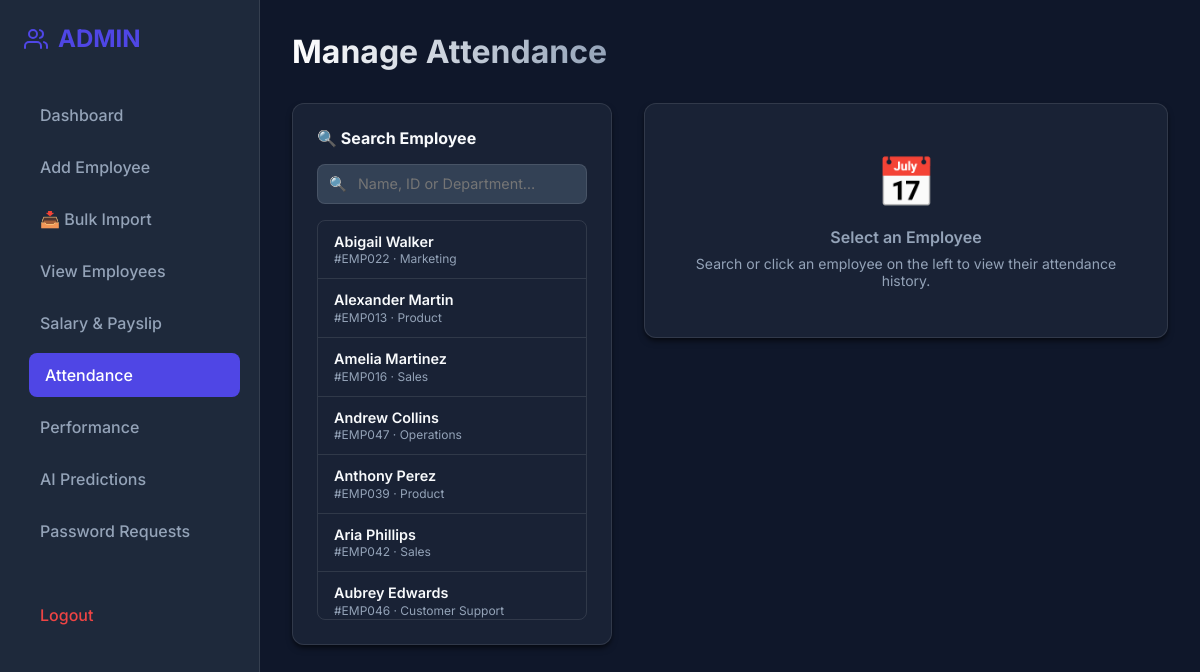
Screenshot of /admin/manage_attendance.php (signed in) with the database file from the repository.
### tables this page shows
CREATE TABLE IF NOT EXISTS employees (
    id INT AUTO_INCREMENT PRIMARY KEY,
    employee_id VARCHAR(10) NOT NULL UNIQUE,
    first_name VARCHAR(50) NOT NULL,
    last_name VARCHAR(50) NOT NULL,
    email VARCHAR(100) NOT NULL UNIQUE,
    password VARCHAR(255) NOT NULL,
    department VARCHAR(50) NOT NULL,
    job_role VARCHAR(50) NOT NULL,
    date_joined DATE NOT NULL,
    status VARCHAR(255) NOT NULL,
    age INT,
    years_at_company DECIMAL(5, 2),
    job_satisfaction INT,
    has_left VARCHAR(10) NOT NULL,
    left_date DATE
);

### admin/manage_attendance.php (the view, shortened to what this page needs)
<?php
require '../php/db.php';
$employees = $pdo->query("SELECT id, employee_id, first_name, last_name, department FROM employees ORDER BY first_name")->fetchAll();
$selected_emp    = null;
$daily_records   = [];
$monthly_summary = [];
?>
<!DOCTYPE html>
<html lang="en">
<head>
    <link rel="stylesheet" href="../css/style.css">
</head>
<body>
<div class="app-container">
    <?php include '../php/sidebar.php'; ?>
    <main class="main-content">
        <header>
            <h1 class="page-title">Manage Attendance</h1>
        </header>
        <div class="att-layout animate-fade-in">
            <div class="glass-panel" style="padding: 1.5rem;">
                <p class="section-title">🔍 Search Employee</p>
                <div class="search-wrap">
                    <span class="search-icon">🔍</span>
                    <input type="text" id="empSearch" placeholder="Name, ID or Department…" autocomplete="off">
                </div>
                <div class="emp-list" id="empList">
                    <?php foreach ($employees as $e): ?>
                        <a href="../admin/manage_attendance.php?emp=<?= $e['id'] ?>"
                           class="emp-item <?= ($selected_emp && $selected_emp['id'] == $e['id']) ? 'active' : '' ?>"
                           data-search="<?= strtolower($e['first_name'] . ' ' . $e['last_name'] . ' ' . $e['employee_id'] . ' ' . $e['department']) ?>">
                            <span class="emp-name"><?= htmlspecialchars($e['first_name'] . ' ' . $e['last_name']) ?></span>
                            <span class="emp-meta">#<?= $e['employee_id'] ?> · <?= htmlspecialchars($e['department']) ?></span>
                        </a>
                    <?php endforeach; ?>
                </div>
            </div>
            <div>
                <?php if ($selected_emp): ?>
                <div class="readonly-note">
                    ℹ️ Attendance is recorded automatically when employees sign in via their dashboard. Admin view is <strong>read-only</strong>.
                </div>
                <?php
                    $cur_month_present = 0;
                    $cur_month_total   = 0;
                    foreach ($daily_records as $r) {
                        if (substr($r['date'], 0, 7) === date('Y-m')) {
                            $cur_month_total++;
                            if ($r['status'] === 'present') $cur_month_present++;
                        }
                    }
                    $cur_pct = $cur_month_total > 0 ? round($cur_month_present / $cur_month_total * 100, 1) : 0;
                ?>
                <div class="dashboard-cards" style="margin-bottom: 1.5rem;">
                    <div class="stat-card glass-panel">
                        <div class="stat-title">This Month Present</div>
                        <div class="stat-value text-success"><?= $cur_month_present ?> days</div>
                        <p class="stat-note"><?= date('F Y') ?></p>
                    </div>
                    <div class="stat-card glass-panel">
                        <div class="stat-title">This Month %</div>
                        <div class="stat-value text-primary"><?= $cur_pct ?>%</div>
                        <p class="stat-note">Attendance rate</p>
                    </div>
                    <div class="stat-card glass-panel">
                        <div class="stat-title">Total Days Logged</div>
                        <div class="stat-value"><?= count($daily_records) ?></div>
                        <p class="stat-note">Last 90 days</p>
                    </div>
                </div>
                <div class="glass-panel table-container" style="margin-bottom: 1.5rem;">
                    <div style="padding: 1.25rem 1.25rem 0;">
                        <p class="section-title">
                            📋 Daily Attendance Log — <?= htmlspecialchars($selected_emp['first_name'] . ' ' . $selected_emp['last_name']) ?>
                        </p>
                    </div>
                    <?php if (count($daily_records) > 0): ?>
                    <table>
                        <thead>
                            <tr>
                                <th>Date</th>
                                <th>Day</th>
                                <th>Status</th>
                                <th>Signed In At</th>
                            </tr>
                        </thead>
                        <tbody>
                            <?php foreach ($daily_records as $rec):
                                $is_present = $rec['status'] === 'present';
                            ?>
                            <tr>
                                <td style="font-weight:600;"><?= date('d M Y', strtotime($rec['date'])) ?></td>
                                <td style="color:var(--text-muted); font-size:0.85rem;"><?= date('l', strtotime($rec['date'])) ?></td>
                                <td>
                                    <span class="<?= $is_present ? 'badge-present' : 'badge-absent' ?>">
                                        <?= $is_present ? '✓ Present' : '✗ Absent' ?>
                                    </span>
                                </td>
                                <td style="font-size:0.82rem; color:var(--text-muted);">
                                    <?= $is_present ? date('h:i A', strtotime($rec['signed_in_at'])) : '—' ?>
                                </td>
                            </tr>
                            <?php endforeach; ?>
                        </tbody>
                    </table>
                    <?php else: ?>
                        <div style="padding: 2rem; text-align: center; color: var(--text-muted);">
                            No attendance records found for this employee.
                        </div>
                    <?php endif; ?>
                </div>
                <div class="glass-panel table-container">
                    <div style="padding: 1.25rem 1.25rem 0;">
                        <p class="section-title">📊 Monthly Summary</p>
                    </div>
                    <?php if (count($monthly_summary) > 0): ?>
                    <table>
                        <thead>
                            <tr>
                                <th>Month</th>
                                <th>Year</th>
                                <th>Working Days</th>
                                <th>Present</th>
                                <th>Absent</th>
                                <th>Attendance %</th>
                            </tr>
                        </thead>
                        <tbody>
                            <?php foreach ($monthly_summary as $ms):
                                $pct    = $ms['total_days'] > 0 ? round(($ms['days_present'] / $ms['total_days']) * 100, 1) : 0;
                                $absent = $ms['total_days'] - $ms['days_present'];
                                $cls    = $pct >= 95 ? 'excellent' : ($pct >= 90 ? 'good' : ($pct >= 80 ? 'average' : 'poor'));
                            ?>
                            <tr>
                                <td><?= htmlspecialchars($ms['month']) ?></td>
                                <td><?= $ms['year'] ?></td>
                                <td><?= $ms['total_days'] ?></td>
                                <td style="font-weight:600; color:#34D399;"><?= $ms['days_present'] ?></td>
                                <td style="font-weight:600; color:#F87171;"><?= $absent ?></td>
                                <td><span class="att-pct <?= $cls ?>"><?= $pct ?>%</span></td>
                            </tr>
                            <?php endforeach; ?>
                        </tbody>
                    </table>
                    <?php else: ?>
                        <div style="padding: 2rem; text-align: center; color: var(--text-muted);">
                            No monthly summary available yet.
                        </div>
                    <?php endif; ?>
                </div>
                <?php else: ?>
                <div class="glass-panel" style="padding: 3rem; text-align: center; color: var(--text-muted);">
                    <div style="font-size: 3rem; margin-bottom: 1rem;">📅</div>
                    <p style="font-size: 1rem; font-weight: 600; margin-bottom: 0.5rem;">Select an Employee</p>
                    <p style="font-size: 0.875rem;">Search or click an employee on the left to view their attendance history.</p>
                </div>
                <?php endif; ?>
            </div>
        </div>
    </main>
</div>
</body>
</html>

### php/sidebar.php (shortened to what this page needs)
<div class="sidebar">
    <div class="sidebar-logo">
        ADMIN
    </div>
    <ul class="nav-links">
        <li><a href="../admin/dashboard.php"
                class="<?= basename($_SERVER['PHP_SELF']) == 'dashboard.php' ? 'active' : '' ?>">Dashboard</a></li>
        <li><a href="../admin/add_employee.php"
                class="<?= basename($_SERVER['PHP_SELF']) == 'add_employee.php' ? 'active' : '' ?>">Add Employee</a>
        </li>
        <li><a href="../admin/bulk_import.php"
                class="<?= basename($_SERVER['PHP_SELF']) == 'bulk_import.php' ? 'active' : '' ?>">📥 Bulk Import</a>
        </li>
        <li><a href="../admin/view_employee.php"
                class="<?= basename($_SERVER['PHP_SELF']) == 'view_employee.php' ? 'active' : '' ?>">View Employees</a>
        </li>
        <li><a href="../admin/salary.php" class="<?= basename($_SERVER['PHP_SELF']) == 'salary.php' ? 'active' : '' ?>">Salary &
                Payslip</a></li>
        <li><a href="../admin/manage_attendance.php"
                class="<?= basename($_SERVER['PHP_SELF']) == 'manage_attendance.php' ? 'active' : '' ?>">Attendance</a>
        </li>
        <li><a href="../admin/manage_performance.php"
                class="<?= basename($_SERVER['PHP_SELF']) == 'manage_performance.php' ? 'active' : '' ?>">Performance</a>
        </li>
        <li><a href="../prediction/prediction.php"
                class="<?= basename($_SERVER['PHP_SELF']) == 'prediction.php' ? 'active' : '' ?>">AI Predictions</a>
        </li>
        <li><a href="../admin/password_requests.php"
                class="<?= basename($_SERVER['PHP_SELF']) == 'password_requests.php' ? 'active' : '' ?>">Password Requests</a>
        </li>
        <li><a href="../auth/logout.php" style="color: var(--danger); margin-top: 2rem;">Logout</a></li>
    </ul>
</div>

### css/style.css (style rules this page uses)
:root { --primary: #4F46E5; --primary-hover: #4338CA; --secondary: #10B981; --background: #0F172A; --surface: #1E293B; --surface-light: #334155; --text-main: #F8FAFC; --text-muted: #94A3B8; --danger: #EF4444; --warning: #F59E0B; --border: rgba(255, 255, 255, 0.1); --glass: rgba(30, 41, 59, 0.7); --shadow: 0 4px 6px -1px rgba(0, 0, 0, 0.5), 0 2px 4px -1px rgba(0, 0, 0, 0.3); }
* { margin: 0; padding: 0; box-sizing: border-box; font-family: 'Inter', sans-serif; }
body { background-color: var(--background); color: var(--text-main); min-height: 100vh; display: flex; flex-direction: column; }
.glass-panel { background: var(--glass); backdrop-filter: blur(12px); -webkit-backdrop-filter: blur(12px); border: 1px solid var(--border); border-radius: 12px; box-shadow: var(--shadow); }
.app-container { display: flex; min-height: 100vh; }
.sidebar { width: 260px; background: var(--surface); border-right: 1px solid var(--border); padding: 1.5rem; display: flex; flex-direction: column; transition: all 0.3s ease; }
.sidebar-logo { font-size: 1.5rem; font-weight: 700; color: var(--primary); margin-bottom: 2.5rem; display: flex; align-items: center; gap: 10px; }
.nav-links { list-style: none; display: flex; flex-direction: column; gap: 0.5rem; }
.nav-links li a { display: flex; align-items: center; padding: 0.75rem 1rem; color: var(--text-muted); text-decoration: none; border-radius: 8px; font-weight: 500; transition: all 0.2s ease; gap: 10px; }
.nav-links li a:hover, .nav-links li a.active { background: var(--primary); color: white; transform: translateX(5px); }
.main-content { flex: 1; padding: 2rem; overflow-y: auto; }
header { display: flex; justify-content: space-between; align-items: center; margin-bottom: 2rem; }
.page-title { font-size: 2rem; font-weight: 700; background: linear-gradient(to right, #fff, #94A3B8); -webkit-background-clip: text; -webkit-text-fill-color: transparent; }
.animate-fade-in { animation: fadeIn 0.4s ease forwards; }

### admin/manage_attendance.php (style rules this page uses)
.att-layout { display: grid; grid-template-columns: 320px 1fr; gap: 2rem; align-items: start; }
.search-wrap { position: relative; margin-bottom: 1rem; }
.search-wrap input { width: 100%; padding: 0.65rem 1rem 0.65rem 2.5rem; border: 1.5px solid var(--border); border-radius: 8px; background: var(--surface-light); color: var(--text-primary); font-size: 0.9rem; font-family: inherit; transition: border-color 0.2s, box-shadow 0.2s; }
.search-icon { position: absolute; left: 0.75rem; top: 50%; transform: translateY(-50%); color: var(--text-muted); font-size: 0.9rem; }
.emp-list { max-height: 400px; overflow-y: auto; border: 1px solid var(--border); border-radius: 8px; }
.emp-item { display: flex; flex-direction: column; padding: 0.75rem 1rem; border-bottom: 1px solid var(--border); cursor: pointer; text-decoration: none; color: var(--text-primary); transition: background 0.15s; }
.emp-item .emp-name { font-weight: 600; font-size: 0.9rem; }
.emp-item .emp-meta { font-size: 0.75rem; color: var(--text-muted); margin-top: 0.1rem; }
.section-title { font-size: 1rem; font-weight: 700; margin-bottom: 1rem; }

### rows the page displays
employees: first_name+last_name "Abigail Walker", employee "EMP022", department "Marketing"
employees: first_name+last_name "Alexander Martin", employee "EMP013", department "Product"
employees: first_name+last_name "Amelia Martinez", employee "EMP016", department "Sales"
employees: first_name+last_name "Andrew Collins", employee "EMP047", department "Operations"
employees: first_name+last_name "Anthony Perez", employee "EMP039", department "Product"
employees: first_name+last_name "Aria Phillips", employee "EMP042", department "Sales"
employees: first_name+last_name "Aubrey Edwards", employee "EMP046", department "Customer Support"
